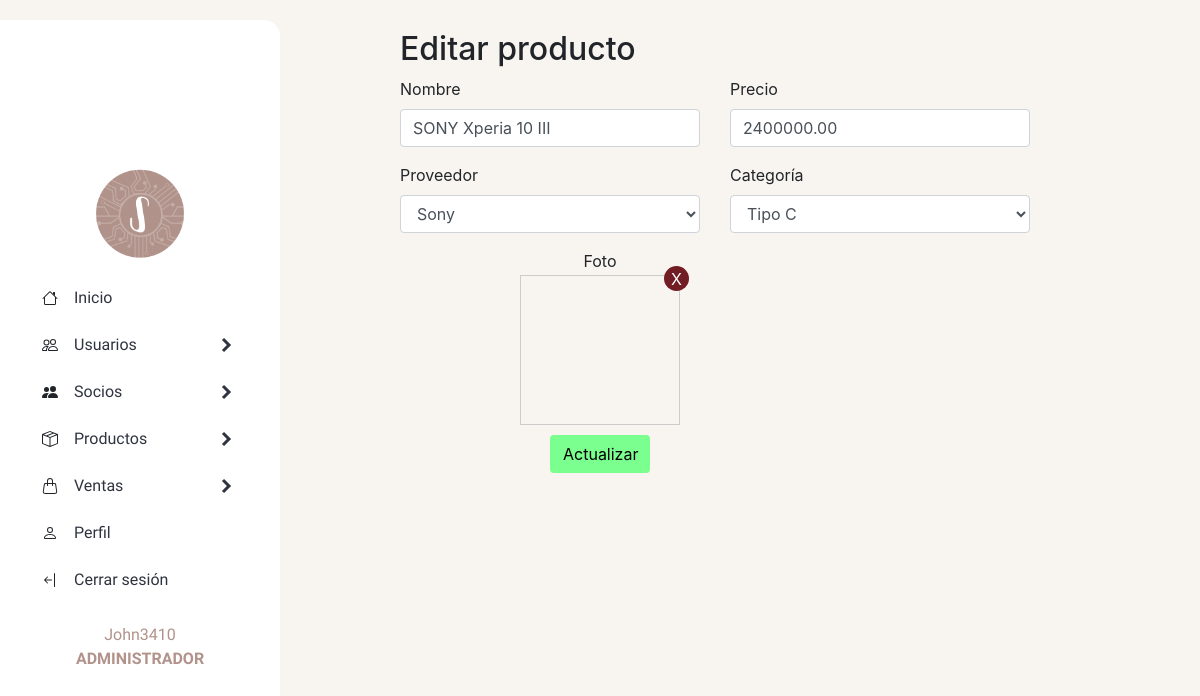
The page /sistema/productos/editarproducto.php?id=5 (signed in) on the database as committed earlier.
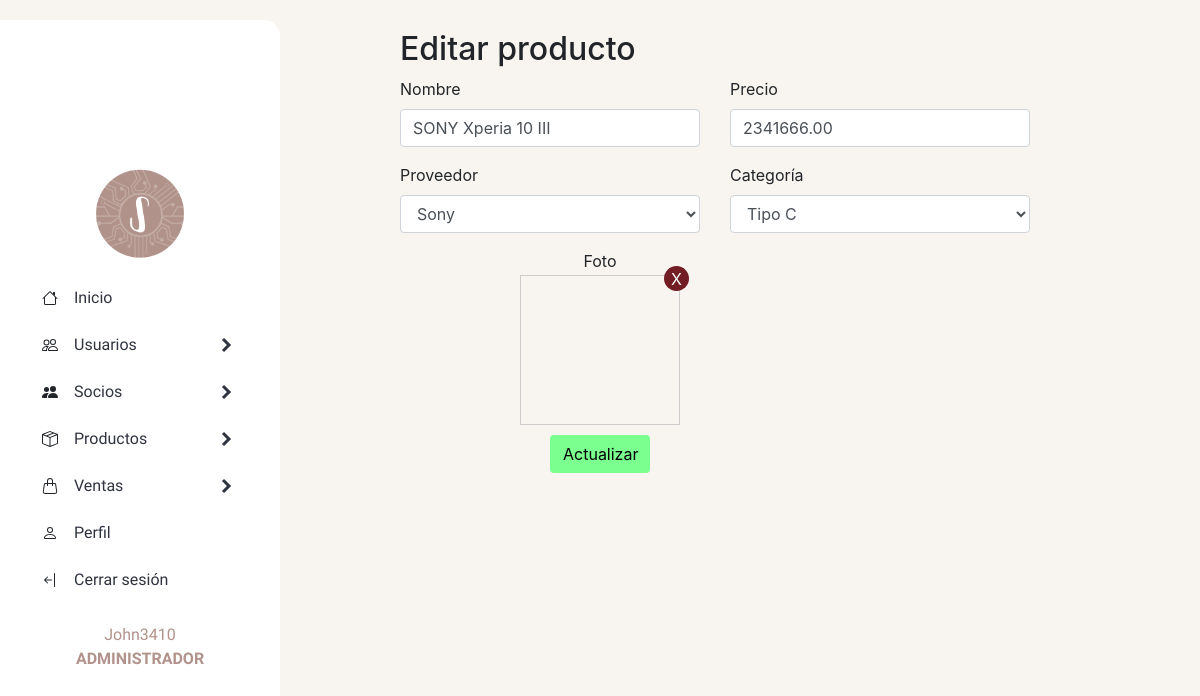
The same page on the database as committed later.
### tables this page shows
CREATE TABLE `producto` (
  `id_producto` int(15) NOT NULL,
  `nombre_producto` varchar(30) NOT NULL,
  `id_categoria` int(15) NOT NULL,
  `precio` decimal(10,2) NOT NULL,
  `existencia` int(15) NOT NULL,
  `date_add` datetime NOT NULL DEFAULT current_timestamp(),
  `id_usuario` int(15) NOT NULL,
  `id_proveedor` int(15) NOT NULL,
  `foto` text NOT NULL,
  `estado` int(11) NOT NULL DEFAULT 1
);

CREATE TABLE `proveedor` (
  `id_proveedor` int(15) NOT NULL,
  `nombre_proveedor` varchar(30) NOT NULL,
  `direccion` varchar(30) NOT NULL,
  `telefono` varchar(15) NOT NULL,
  `estado` int(11) NOT NULL DEFAULT 1
);

CREATE TABLE `categoria_productos` (
  `id_categoria` int(15) NOT NULL,
  `nombre_categoria` varchar(30) NOT NULL,
  `descripcion_categoria` varchar(155) NOT NULL
);

### sistema/productos/editarproducto.php (the view, shortened to what this page needs)
<!DOCTYPE html>
<html lang="en">
<head>
</head>
<?php
include "../../php/conexion.php";
if (empty($_REQUEST['id'])) {
    header('location:listaproductos.php');
} else {
    $id_producto = $_REQUEST['id'];
    $query_poducto = mysqli_query($conn, "SELECT p.id_producto, p.nombre_producto, p.precio, p.existencia, p.foto, pr.id_proveedor, pr.nombre_proveedor, c.id_categoria, c.nombre_categoria FROM producto p INNER JOIN proveedor pr ON p.id_proveedor = pr.id_proveedor INNER JOIN categoria_productos c ON p.id_categoria = c.id_categoria WHERE p.id_producto = '$id_producto' AND p.estado=1;");
    $result_producto = mysqli_num_rows($query_poducto);
    $classRemove = 'notBlok';
    if ($result_producto > 0) {
        $data_producto = mysqli_fetch_assoc($query_poducto);
    } else {
        header('location:listaproductos.php');
    }
}
?>
<body>
    <header>
        <?php include '../generales/headerapp.php' ?>
        <?php if ($tipo_rol == 'Administrador') { ?>
    </header>
    <section>
        <div class="tittle-producto">
            <h2>Editar producto</h2> <br>
        </div>
        <form id="formulario-producto" action="" method="post" enctype="multipart/form-data">
            <div class="form-product">
                <div class="formulario">
                    <div>
                        <div class="form-group">
                            <label for="formGroupExampleInput2">Nombre</label>
                            <input type="text" class="form-control" id="" name="nombre_producto" value="<?php echo $data_producto['nombre_producto']; ?>">
                        </div>
                        <div class="form-group">
                            <label for="formGroupExampleInput2">Proveedor</label>
                            <select class="form-control" aria-label="Default select example" name="id_proveedor" id="notItemOne">
                                <option value="<?php echo $data_producto['id_proveedor']; ?>">
                                    <?php echo $data_producto['nombre_proveedor']; ?>
                                </option>
                            </select>
                        </div>
                    </div>
                    <div>
                        <div class="form-group">
                            <label for="formGroupExampleInput">Precio</label>
                            <input type="number" class="form-control" id="" name="precio" min=1 value="<?php echo $data_producto['precio']; ?>">
                        </div>
                        <div class="form-group">
                            <label for="formGroupExampleInput2">Categoría</label>
                            <select class="form-control" aria-label="Default select example" name="id_categoria" id="notItemOne">
                                <option value="<?php echo $data_producto['id_categoria']; ?>">
                                    <?php echo $data_producto['nombre_categoria']; ?>
                                </option>
                            </select>
                        </div>
                    </div>
                </div>
                <div class="photo">
                    <label for="foto">Foto</label>
                    <div class="prevPhoto">
                        <span class="delPhoto" <?php echo $classRemove; ?>>X</span>
                        <label for="foto"></label>
                    </div>
                </div>
                <div class="button">
                    <input id="login" type="submit" value="Actualizar" class="btn float-right login_btn">
                </div>
            </div>
        </form>
    </section>
</body>
</html>
<?php } ?>

Rows that differ between the two databases and show on the page:
changed producto "SONY Xperia 10 III": precio "2400000.00" → "2341666.00"
